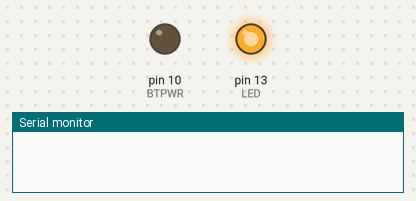
The sketch below on a simulated Arduino Uno, built with avr-gcc and run on an emulated ATmega328P. Parts: output pins drawn as LEDs (lit = HIGH), the last lines printed to the serial monitor.

Above: at 0.1 s.
At 4.1 s:
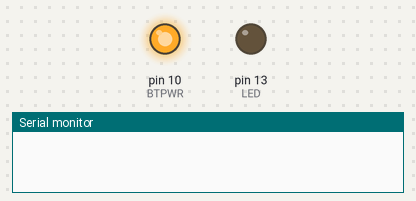
At 7.1 s:
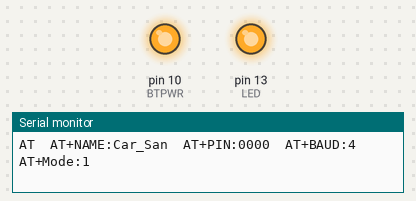
Timing chart, 0 to 8.6 s (numbered marks = the images above):
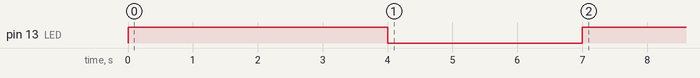

The sketch:

sketch_apr17a_bluetooth_v1_OK.ino
```cpp
// Bluetooth
const int LED = 13;
const int BTPWR = 10;

char nombreBT[11] = "Car_San";
char pin[5] = "0000";
char velocidad = '4'; // la velocidad 9600 se corresponde con el num. 4
char modo='1';        // '0' para esclavo y '1' para maestro

void setup(){
  pinMode(LED, OUTPUT);
  pinMode(BTPWR, OUTPUT);

  Serial.begin(38400);  // velocidad de BT en modo de configuración.

  /*solo pulsador */
  // bluetooth con pulsador y sin conectar por cable EN ó KEY
  digitalWrite(LED, HIGH);
  delay(4000);
  digitalWrite(LED, LOW);
  //++++++++++++++++++++++/

  digitalWrite(BTPWR, HIGH);
  delay(3000);
  Serial.print("AT\r\t");  // con \r\t le indicamos que ha terminado la linea de codigo

  Serial.print("AT+NAME:");
  Serial.print(nombreBT);
  Serial.print("\r\t");

  Serial.print("AT+PIN:");  // ó AT+PSWD:
  Serial.print(pin);
  Serial.print("\r\t");

  Serial.print("AT+BAUD:");
  Serial.print(velocidad);
  Serial.print("\r\t");

  Serial.print("AT+Mode:");
  Serial.print(modo);
  Serial.print("\r\t");

  digitalWrite(LED, HIGH);


}

void loop(){


}
```
